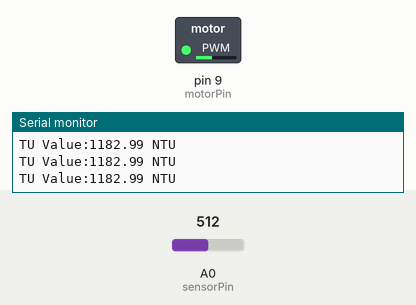
The sketch below on a simulated Arduino Uno, built with avr-gcc and run on an emulated ATmega328P. On the bench: switched loads named in the sketch (green lamp = pin HIGH), the last lines printed to the serial monitor. The test bench sets the inputs (shaded band); at power-on: A0 (sensorPin) = 512.

Above: at 1.3 s.
1.4 s: A0 (sensorPin) set to 716
At 2.4 s:
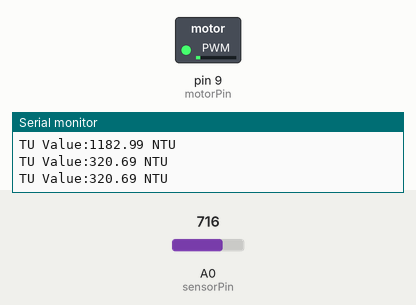
3.0 s: A0 (sensorPin) set to 900
At 3.6 s:
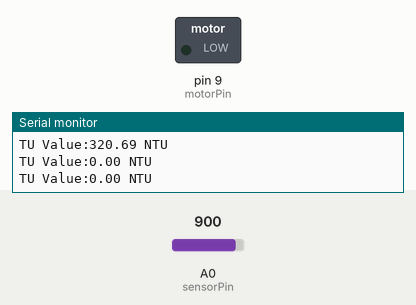
4.5 s: A0 (sensorPin) set to 306
At 4.9 s:
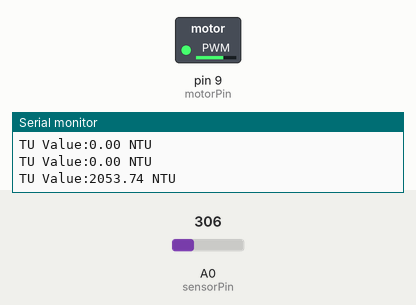
6.0 s: A0 (sensorPin) set to 122
At 7.2 s:
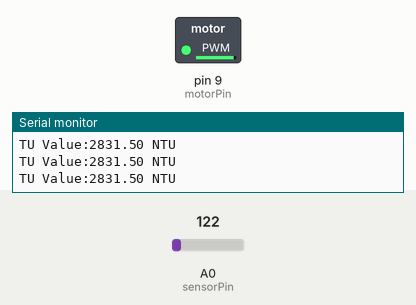
7.5 s: A0 (sensorPin) set to 511
At 8.5 s:
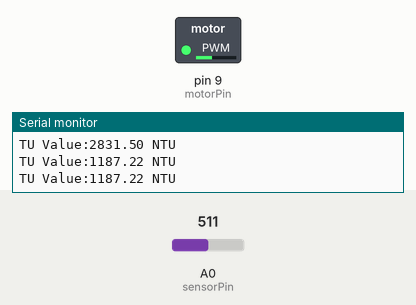
9.0 s: A0 (sensorPin) set to 1023
At 9.8 s:
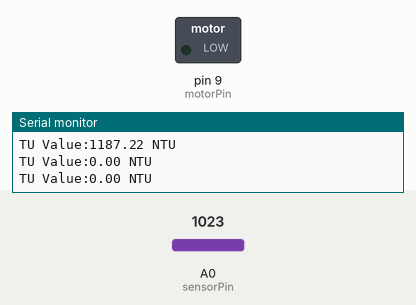
Timing chart, 0 to 11.5 s (numbered marks = the images above; inputs shaded):
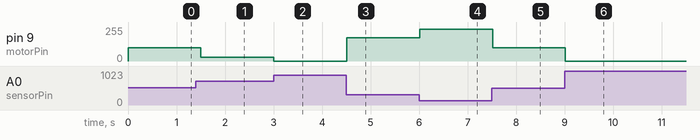

The sketch:

A_TEST.ino
```cpp
const int sensorPin = A0; // Analog pin connected to the turbidity sensor
const int motorPin = 9;   // PWM pin connected to the fogger control

float TU = 0.0;
float TU_value = 0.0;
float TU_calibration = 0.0;
float temp_data = 25.0;
float K_Value = 3347.19;

void setup() {
  Serial.begin(9600); // Baud rate: 9600
  pinMode(motorPin, OUTPUT);
}

void loop() {
  int sensorValue = analogRead(sensorPin); // Read the input on analog pin A0:
  float voltage = sensorValue * (5.0 / 1024.0); // Convert the analog reading (which goes from 0 - 1023) to a voltage (0 - 5V):
  TU_calibration = -0.0192 * (temp_data - 25) + voltage;
  TU_value = -865.68 * TU_calibration + K_Value;

  if (TU_value <= 0) {
    TU_value = 0;
  }
  if (TU_value >= 3000) {
    TU_value = 3000;
  }

  // Map TU_value to a PWM signal between 0 and 255
  int motorSpeed = map(TU_value, 0, 3000, 0, 255);

  analogWrite(motorPin, motorSpeed); // Set the motor speed

  Serial.print("TU Value:");
  Serial.print(TU_value); // Print out the value you read:
  Serial.println(" NTU");

  delay(500);
}
```

Measured:
- after the input at 1.4 s, pin 9 (motorPin): 100/255 → 27/255 after 0.10 s
- after the input at 3.0 s, pin 9 (motorPin): 27/255 → 0/255 at once
- after the input at 4.5 s, pin 9 (motorPin): 0/255 → 174/255 at once
- after the input at 6.0 s, pin 9 (motorPin): 174/255 → 240/255 at once
- after the input at 7.5 s, pin 9 (motorPin): 240/255 → 100/255 at once
- after the input at 9.0 s, pin 9 (motorPin): 100/255 → 0/255 at once
